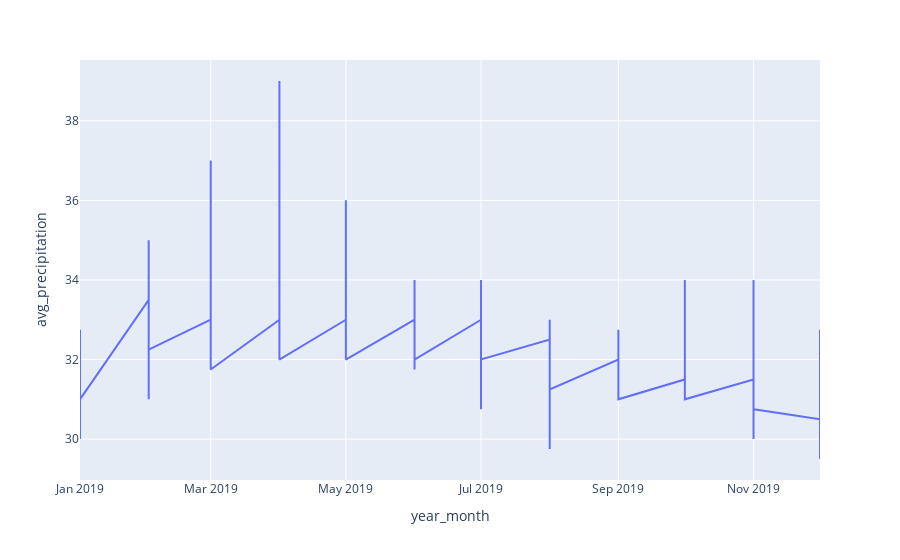

Write notebook code for a chart like this one.
### Markdown cell above
- There is clear seasonality consistent through the whole time period

### Code cell
# 1970 precipitation
ts_df_2019 = ts_df[ts_df['year'] == 2019]
fig = px.line(ts_df_2019, x="year_month", y="avg_precipitation") 
fig.show()

### Figure 1 — Plotly figure (JSON) as saved in the notebook; plotly's stock layout.template omitted (floating-point values rounded to 4 significant figures)
{"data": [{"hovertemplate": "year_month=%{x}<br>avg_precipitation=%{y}<extra></extra>", "legendgroup": "", "line": {"color": "#636efa", "dash": "solid"}, "marker": {"symbol": "circle"}, "mode": "lines", "name": "", "orientation": "v", "showlegend": false, "type": "scatter", "x": ["2019-01", "2019-01", "2019-01", "2019-01", "2019-01", "2019-01", "2019-01", "2019-01", "2019-01", "2019-01", "2019-02", "2019-02", "2019-02", "2019-02", "2019-02", "2019-02", "2019-02", "2019-02", "2019-02", "2019-02", "2019-03", "2019-03", "2019-03", "2019-03", "2019-03", "2019-03", "2019-03", "2019-03", "2019-03", "2019-03", "2019-04", "2019-04", "2019-04", "2019-04", "2019-04", "2019-04", "2019-04", "2019-04", "2019-04", "2019-04", "2019-05", "2019-05", "2019-05", "2019-05", "2019-05", "2019-05", "2019-05", "2019-05", "2019-05", "2019-05", "2019-06", "2019-06", "2019-06", "2019-06", "2019-06", "2019-06", "2019-06", "2019-06", "2019-06", "2019-06", "2019-07", "2019-07", "2019-07", "2019-07", "2019-07", "2019-07", "2019-07", "2019-07", "2019-07", "2019-07", "2019-08", "2019-08", "2019-08", "2019-08", "2019-08", "2019-08", "2019-08", "2019-08", "2019-08", "2019-08", "2019-09", "2019-09", "2019-09", "2019-09", "2019-09", "2019-09", "2019-09", "2019-09", "2019-09", "2019-09", "2019-10", "2019-10", "2019-10", "2019-10", "2019-10", "2019-10", "2019-10", "2019-10", "2019-10", "2019-10", "2019-11", "2019-11", "2019-11", "2019-11", "2019-11", "2019-11", "2019-11", "2019-11", "2019-11", "2019-11", "2019-12", "2019-12", "2019-12", "2019-12", "2019-12", "2019-12", "2019-12", "2019-12", "2019-12", "2019-12"], "xaxis": "x", "y": [32.5, 30.5, 32.25, 32.75, 30.75, 32, 32, 30, 30, 31, 33.5, 31.5, 33.75, 35, 31, 33, 35, 31.5, 32, 32.25, 33, 32.75, 34.5, 37, 31.75, 32, 37, 32, 32, 31.75, 33, 34, 36, 38.75, 32.5, 33, 39, 33, 33, 32, 33, 33, 35, 35.75, 33, 32, 36, 33, 33, 32, 33, 32, 34, 31.75, 33, 33, 32, 33, 33, 32, 33, 31.25, 33.75, 30.75, 34, 32.67, 31, 33, 33, 32, 32.5, 31, 32, 29.75, 33, 32, 30, 32, 32, 31.25, 32, 31, 32, 31, 32.75, 31, 31, 31.25, 32, 31, 31.5, 31, 33.75, 33.75, 32.25, 31, 34, 31, 32, 31, 31.5, 31, 33.25, 33.75, 32, 31, 34, 30, 31, 30.75, 30.5, 30, 32.75, 32.75, 31, 30, 32, 29.5, 30, 30], "yaxis": "y"}], "layout": {"legend": {"tracegroupgap": 0}, "margin": {"t": 60}, "xaxis": {"anchor": "y", "domain": [0, 1], "title": {"text": "year_month"}}, "yaxis": {"anchor": "x", "domain": [0, 1], "title": {"text": "avg_precipitation"}}}}
